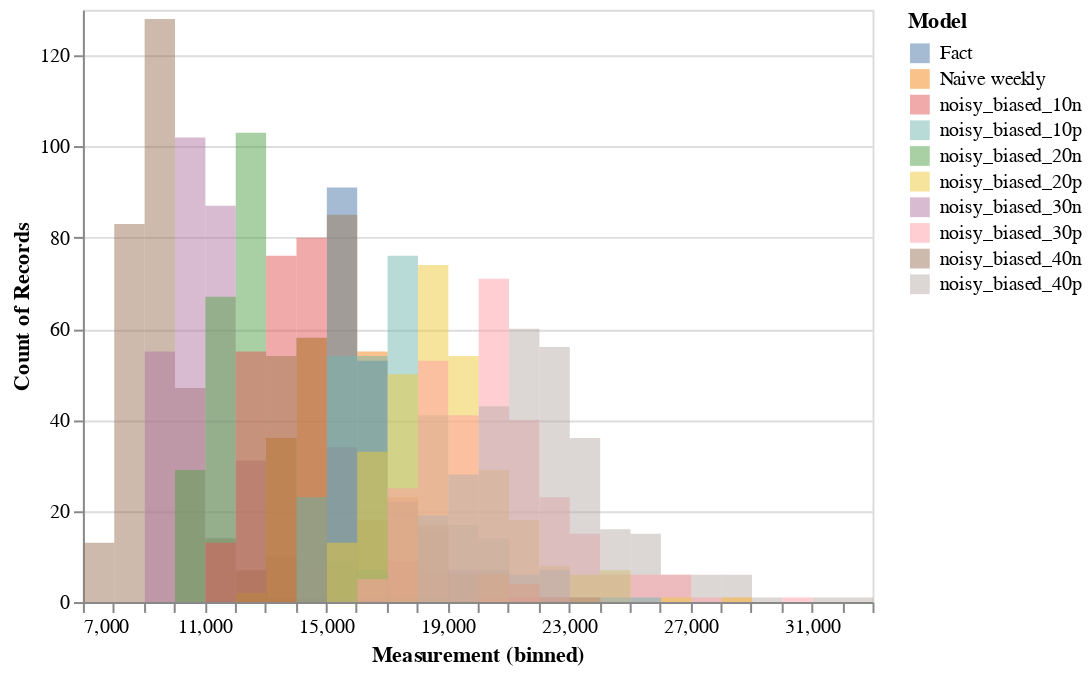

Notebook cell for this chart:
### Code cell
alt.Chart(weekly_revenue_bl).transform_fold(
    weekly_revenue_bl.columns.values,
    #['Fact'],
    as_=['Model', 'Measurement']
).mark_bar(
    opacity=0.5,
    binSpacing=0
).encode(
    alt.X('Measurement:Q', bin=alt.Bin(maxbins=50)),
    alt.Y('count()', stack=None),
    alt.Color('Model:N')
    )

### Figure 1 — Vega-Lite specification as saved in the notebook (floating-point values rounded to 4 significant figures; data arrays with more than 128 entries replaced by an {"elided": "..."} marker saying what was removed)
{"config": {"view": {"continuousWidth": 400, "continuousHeight": 300}}, "data": {"name": "data-151825df86ef8c0263f91b9dca467c5a"}, "mark": {"type": "bar", "binSpacing": 0, "opacity": 0.5}, "encoding": {"color": {"type": "nominal", "field": "Model"}, "x": {"type": "quantitative", "bin": {"maxbins": 50}, "field": "Measurement"}, "y": {"type": "quantitative", "aggregate": "count", "stack": null}}, "transform": [{"fold": ["Fact", "Naive weekly", "noisy_biased_10n", "noisy_biased_10p", "noisy_biased_20n", "noisy_biased_20p", "noisy_biased_30n", "noisy_biased_30p", "noisy_biased_40n", "noisy_biased_40p"], "as": ["Model", "Measurement"]}], "$schema": "https://vega.github.io/schema/vega-lite/v4.8.1.json", "datasets": {"data-151825df86ef8c0263f91b9dca467c5a": {"elided": "294 records"}}}
